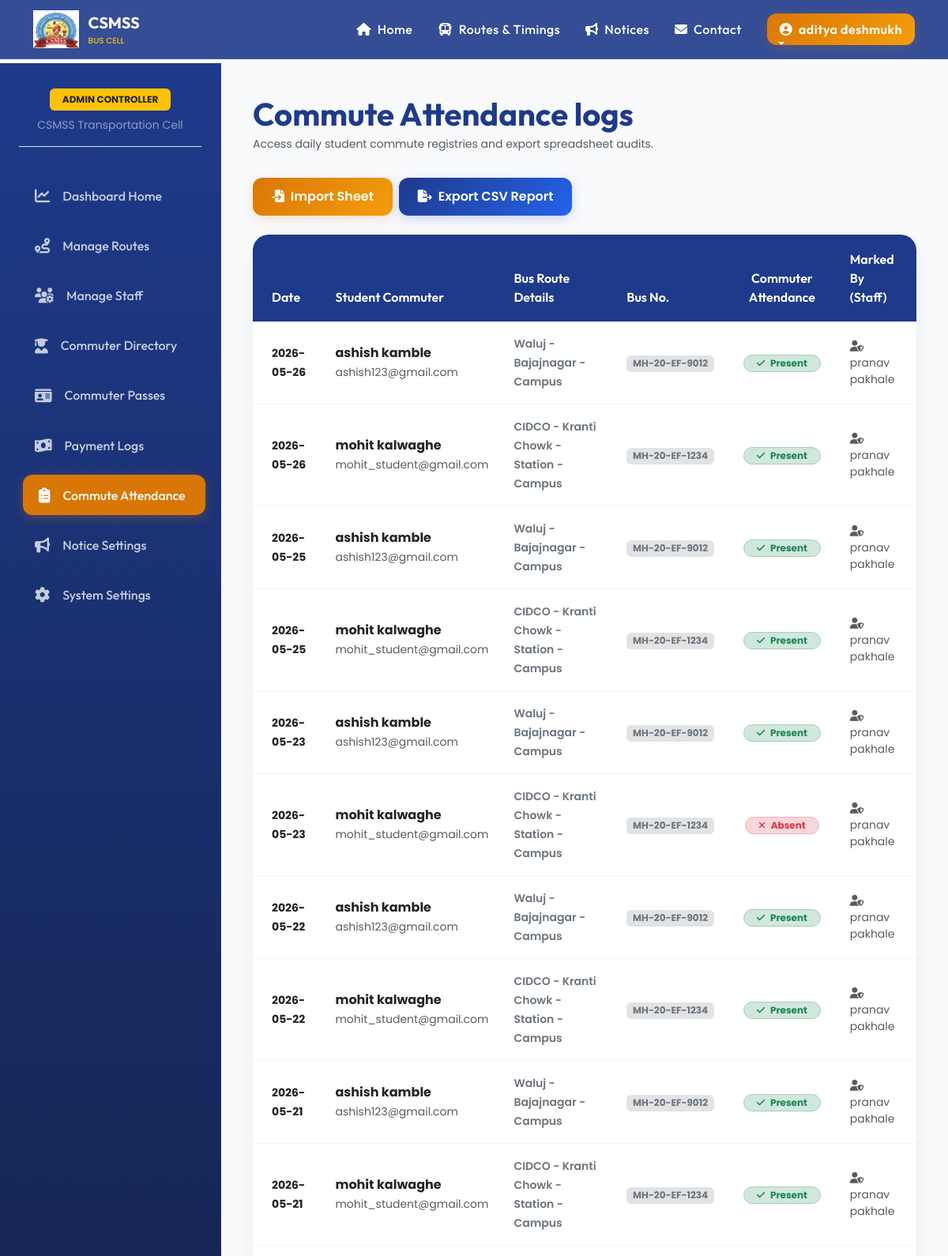
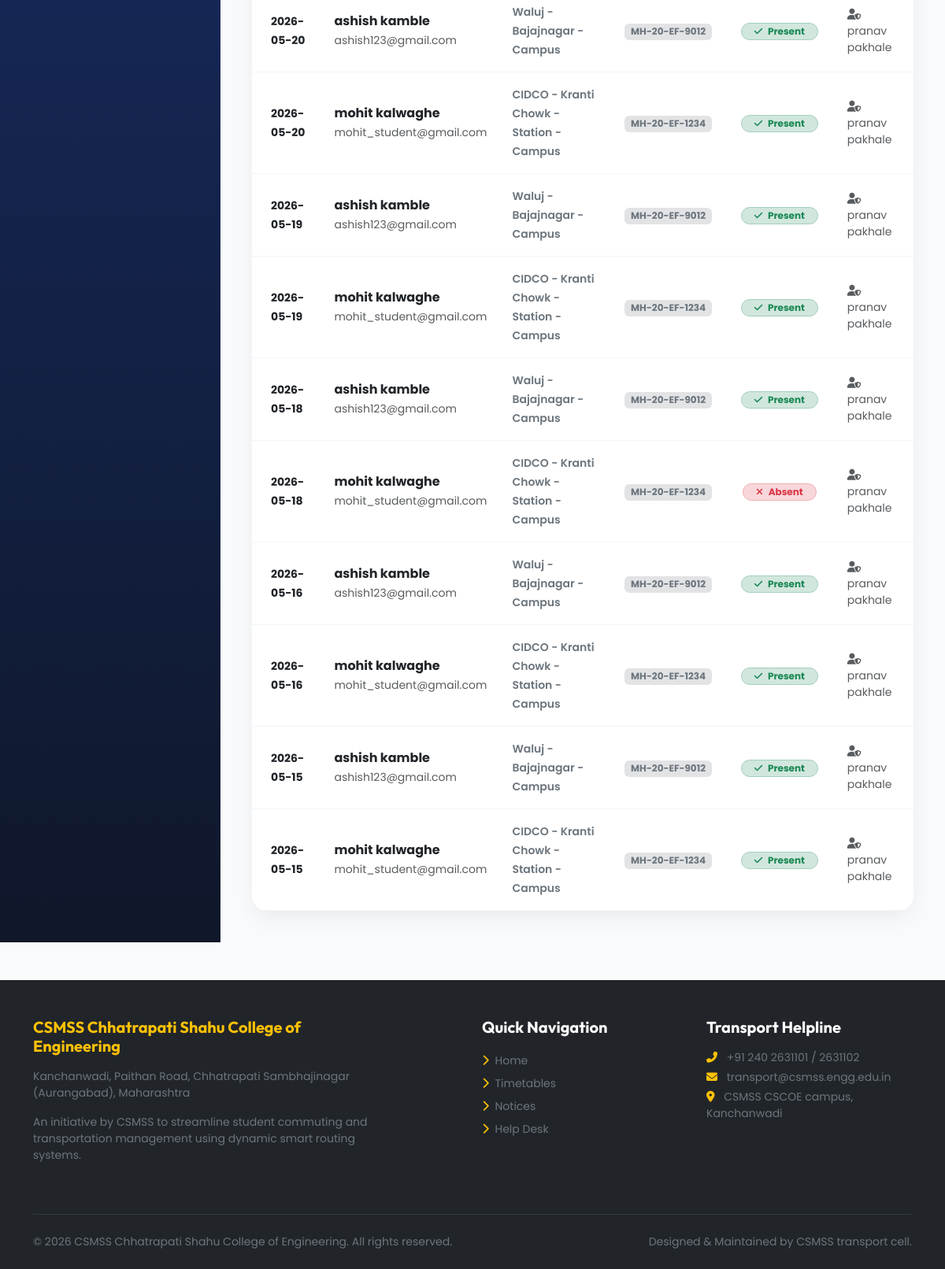
Page /admin/attendance (signed in) on the committed database (2 pictures, top to bottom).
### models.py (models this page shows, shortened)
class User(db.Model, UserMixin):
    id = db.Column(db.Integer, primary_key=True)
    name = db.Column(db.String(100), nullable=False)
    email = db.Column(db.String(120), unique=True, nullable=False)
    password_hash = db.Column(db.String(256), nullable=False)
    role = db.Column(db.String(20), nullable=False)  # 'admin', 'staff', 'student'
    phone = db.Column(db.String(15), nullable=True)
    created_at = db.Column(db.DateTime, default=datetime.utcnow)

class Attendance(db.Model):
    id = db.Column(db.Integer, primary_key=True)
    student_id = db.Column(db.Integer, db.ForeignKey('user.id'), nullable=False)
    route_id = db.Column(db.Integer, db.ForeignKey('bus_route.id'), nullable=False)
    date = db.Column(db.Date, nullable=False)
    status = db.Column(db.String(10), nullable=False)  # 'Present', 'Absent'
    reason = db.Column(db.String(200), nullable=True)  # Optional reason for absence
    marked_by = db.Column(db.Integer, db.ForeignKey('user.id'), nullable=False)
    student = db.relationship('User', foreign_keys=[student_id], backref=db.backref('attendances', lazy=True, cascade="all, delete-orphan"))
    route = db.relationship('BusRoute', backref=db.backref('attendances', lazy=True))
    marker = db.relationship('User', foreign_keys=[marked_by])

class BusRoute(db.Model):
    id = db.Column(db.Integer, primary_key=True)
    route_name = db.Column(db.String(200), nullable=False)  # e.g., 'Chhatrapati Sambhajinagar - Paithan - Kanchanwadi'
    bus_number = db.Column(db.String(50), nullable=False)
    via_points = db.Column(db.String(500), nullable=False)  # e.g., 'CIDCO, Kranti Chowk, Railway Station'
    pickup_time = db.Column(db.String(50), nullable=False)  # e.g., '07:30 AM'
    dropoff_time = db.Column(db.String(50), nullable=False)  # e.g., '05:30 PM'
    status = db.Column(db.String(50), default="On Time")  # 'On Time', 'Delayed', 'Cancelled'
    delay_reason = db.Column(db.String(200), nullable=True)

### app.py (the view)
@app.route('/admin/attendance')
@login_required
@role_required('admin')
def admin_attendance():
    attendances = Attendance.query.order_by(Attendance.date.desc(), Attendance.id.desc()).limit(150).all()
    routes = BusRoute.query.all()
    return render_template('admin/attendance_report.html', attendances=attendances, routes=routes)

### app.py (called while the page is built, shortened)
@login_manager.user_loader
def load_user(user_id):
    return User.query.get(int(user_id))

def role_required(*roles):
    def decorator(f):
        @wraps(f)
        def decorated_function(*args, **kwargs):
            if not current_user.is_authenticated:
                return redirect(url_for('login'))
            return f(*args, **kwargs)
        return decorated_function
    return decorator

@app.context_processor
def inject_branding():
    return {
        'college_name': 'CSMSS Chhatrapati Shahu College of Engineering',
        'college_address': 'Kanchanwadi, Paithan Road, Chhatrapati Sambhajinagar (Aurangabad), Maharashtra',
        'current_year': datetime.now().year
    }

### templates/admin/attendance_report.html (shortened to what this page needs)
{% extends "base.html" %}
{% block content %}
<div class="dashboard-container">
    <div class="sidebar-glass no-print">
        <div class="text-center mb-4 pb-3 border-bottom">
            <span class="badge bg-warning text-dark px-3 py-2 text-uppercase fw-bold">Admin Controller</span>
            <p class="small text-white-50 mt-2 mb-0">CSMSS Transportation Cell</p>
        </div>
        <a href="{{ url_for('admin_dashboard') }}" class="sidebar-link"><i class="fas fa-chart-line"></i> Dashboard Home</a>
        <a href="{{ url_for('admin_routes') }}" class="sidebar-link"><i class="fas fa-route"></i> Manage Routes</a>
        <a href="{{ url_for('admin_staff') }}" class="sidebar-link"><i class="fas fa-users-cog"></i> Manage Staff</a>
        <a href="{{ url_for('admin_students') }}" class="sidebar-link"><i class="fas fa-user-graduate"></i> Commuter Directory</a>
        <a href="{{ url_for('admin_passes') }}" class="sidebar-link"><i class="fas fa-id-card"></i> Commuter Passes</a>
        <a href="{{ url_for('admin_payments') }}" class="sidebar-link"><i class="fas fa-money-bill-wave"></i> Payment Logs</a>
        <a href="{{ url_for('admin_attendance') }}" class="sidebar-link active"><i class="fas fa-clipboard-list"></i> Commute Attendance</a>
        <a href="{{ url_for('admin_notices') }}" class="sidebar-link"><i class="fas fa-bullhorn"></i> Notice Settings</a>
        <a href="{{ url_for('admin_settings') }}" class="sidebar-link"><i class="fas fa-cog"></i> System Settings</a>
    </div>
    <div class="dashboard-content">
        <div class="d-flex flex-wrap justify-content-between align-items-center mb-4 gap-3">
            <div>
                <h1 class="fw-bold mb-1" style="font-family:'Outfit';">Commute Attendance logs</h1>
                <p class="text-muted small">Access daily student commute registries and export spreadsheet audits.</p>
            </div>
            <div class="d-flex gap-2 no-print">
                <a href="{{ url_for('admin_import_attendance') }}" class="btn btn-csmss-secondary"><i class="fas fa-file-import me-1"></i> Import Sheet</a>
                <a href="{{ url_for('admin_export_attendance') }}" class="btn btn-csmss-primary"><i class="fas fa-file-export me-1"></i> Export CSV Report</a>
            </div>
        </div>
        <div class="card card-premium overflow-hidden">
            <div class="table-responsive">
                <table class="table table-hover table-premium mb-0">
                    <thead>
                        <tr>
                            <th class="ps-4">Date</th>
                            <th>Student Commuter</th>
                            <th>Bus Route Details</th>
                            <th>Bus No.</th>
                            <th class="text-center">Commuter Attendance</th>
                            <th>Marked By (Staff)</th>
                        </tr>
                    </thead>
                    <tbody>
                        {% if attendances %}
                            {% for att in attendances %}
                            <tr>
                                <td class="ps-4"><strong class="text-dark small">{{ att.date.strftime('%Y-%m-%d') }}</strong></td>
                                <td>
                                    <strong class="text-dark d-block">{{ att.student.name }}</strong>
                                    <small class="text-muted">{{ att.student.email }}</small>
                                </td>
                                <td><span class="small text-secondary fw-semibold">{{ att.route.route_name }}</span></td>
                                <td><span class="badge bg-secondary-subtle text-secondary">{{ att.route.bus_number }}</span></td>
                                <td class="text-center">
                                    {% if att.status == 'Present' %}
                                        <span class="badge bg-success-subtle text-success border border-success-subtle px-3 py-1" style="border-radius:12px;">
                                            <i class="fas fa-check me-1"></i> Present
                                        </span>
                                    {% else %}
                                        <span class="badge bg-danger-subtle text-danger border border-danger-subtle px-3 py-1" style="border-radius:12px;">
                                            <i class="fas fa-times me-1"></i> Absent
                                        </span>
                                    {% endif %}
                                </td>
                                <td class="small text-muted"><i class="fas fa-user-shield me-1"></i> {{ att.marker.name }}</td>
                            </tr>
                            {% endfor %}
                        {% endif %}
                    </tbody>
                </table>
            </div>
        </div>
    </div>
</div>
{% endblock %}

### templates/base.html (shortened to what this page needs)
<!DOCTYPE html>
<html lang="en">
<head>
    <link href="https://cdnjs.cloudflare.com/ajax/libs/font-awesome/6.4.0/css/all.min.css" rel="stylesheet">
    <link href="https://cdn.jsdelivr.net/npm/bootstrap@5.3.0/dist/css/bootstrap.min.css" rel="stylesheet">
    <link rel="stylesheet" href="{{ url_for('static', filename='css/style.css') }}">
</head>
<body>
    <nav class="navbar navbar-expand-lg navbar-dark navbar-glass fixed-top no-print">
        <div class="container">
            <a class="navbar-brand d-flex align-items-center" href="{{ url_for('home') }}">
                <img src="{{ url_for('static', filename='images/logo.png') }}" alt="CSMSS Logo">
                <div>
                    <span class="d-block fw-bold fs-5 text-white" style="font-family: 'Outfit';">CSMSS</span>
                    <span class="d-block text-warning" style="font-size: 0.65rem; font-weight: 500;">BUS CELL</span>
                </div>
            </a>
            <div class="collapse navbar-collapse" id="mainNavbar">
                <ul class="navbar-nav ms-auto mb-2 mb-lg-0 align-items-center">
                    <li class="nav-item">
                        <a class="nav-link text-white" href="{{ url_for('home') }}"><i class="fas fa-home me-1"></i> Home</a>
                    </li>
                    <li class="nav-item">
                        <a class="nav-link text-white" href="{{ url_for('schedules') }}"><i class="fas fa-bus me-1"></i> Routes & Timings</a>
                    </li>
                    <li class="nav-item">
                        <a class="nav-link text-white" href="{{ url_for('notices_list') }}"><i class="fas fa-bullhorn me-1"></i> Notices</a>
                    </li>
                    <li class="nav-item">
                        <a class="nav-link text-white" href="{{ url_for('contact') }}"><i class="fas fa-envelope me-1"></i> Contact</a>
                    </li>
                    {% if current_user.is_authenticated %}
                        <li class="nav-item dropdown ms-lg-3">
                            <a class="nav-link dropdown-toggle btn btn-csmss-secondary text-white px-3" href="#" id="userDropdown" role="button" data-bs-toggle="dropdown">
                                <i class="fas fa-user-circle me-1"></i> {{ current_user.name }}
                            </a>
                        </li>
                    {% endif %}
                </ul>
            </div>
        </div>
    </nav>
    <div style="margin-top: 80px;">
        {% block content %}{% endblock %}
    </div>
    <footer class="bg-dark text-light pt-5 pb-4 mt-5 no-print" style="border-top: 5px solid var(--secondary-color);">
        <div class="container">
            <div class="row">
                <div class="col-md-5 mb-4">
                    <h5 class="text-warning fw-bold mb-3">{{ college_name }}</h5>
                    <p class="text-secondary small">{{ college_address }}</p>
                    <p class="small text-secondary mt-3">An initiative by CSMSS to streamline student commuting and transportation management using dynamic smart routing systems.</p>
                </div>
                <div class="col-md-3 mb-4 ms-auto">
                    <h5 class="text-white fw-bold mb-3">Quick Navigation</h5>
                    <ul class="list-unstyled">
                        <li><a href="{{ url_for('home') }}" class="text-secondary text-decoration-none small d-block py-1 hover-link"><i class="fas fa-chevron-right me-1 text-warning"></i> Home</a></li>
                        <li><a href="{{ url_for('schedules') }}" class="text-secondary text-decoration-none small d-block py-1 hover-link"><i class="fas fa-chevron-right me-1 text-warning"></i> Timetables</a></li>
                        <li><a href="{{ url_for('notices_list') }}" class="text-secondary text-decoration-none small d-block py-1 hover-link"><i class="fas fa-chevron-right me-1 text-warning"></i> Notices</a></li>
                        <li><a href="{{ url_for('contact') }}" class="text-secondary text-decoration-none small d-block py-1 hover-link"><i class="fas fa-chevron-right me-1 text-warning"></i> Help Desk</a></li>
                    </ul>
                </div>
                <div class="col-md-3 mb-4">
                    <h5 class="text-white fw-bold mb-3">Transport Helpline</h5>
                    <p class="small text-secondary mb-1"><i class="fas fa-phone-alt text-warning me-2"></i> +91 240 2631101 / 2631102</p>
                    <p class="small text-secondary mb-1"><i class="fas fa-envelope text-warning me-2"></i> transport@csmss.engg.edu.in</p>
                    <p class="small text-secondary mb-1"><i class="fas fa-map-marker-alt text-warning me-2"></i> CSMSS CSCOE campus, Kanchanwadi</p>
                </div>
            </div>
            <hr class="border-secondary mt-4 mb-4">
            <div class="row align-items-center">
                <div class="col-md-6">
                    <p class="small text-secondary mb-0">&copy; {{ current_year }} CSMSS Chhatrapati Shahu College of Engineering. All rights reserved.</p>
                </div>
                <div class="col-md-6 text-md-end">
                    <p class="small text-secondary mb-0">Designed & Maintained by CSMSS transport cell.</p>
                </div>
            </div>
        </div>
    </footer>
</body>
</html>

### static/css/style.css (style rules this page uses)
body { font-family: 'Poppins', sans-serif; background-color: #f8fafc; color: #334155; overflow-x: hidden; scroll-behavior: smooth; }
h1, h2, h3, h4, h5, h6 { font-family: 'Outfit', sans-serif; font-weight: 700; color: #1e3a8a; }
.navbar-glass { background: rgba(30, 58, 138, 0.9); backdrop-filter: blur(10px); -webkit-backdrop-filter: blur(10px); border-bottom: 1px solid rgba(255, 255, 255, 0.1); transition: all 0.3s ease; }
.navbar-brand img { height: 48px; margin-right: 12px; }
.nav-link { font-family: 'Outfit', sans-serif; font-weight: 500; letter-spacing: 0.5px; padding: 0.5rem 1rem !important; position: relative; }
.nav-link::after { content: ''; position: absolute; width: 0; height: 2px; bottom: 0; left: 10px; background-color: #d97706; transition: width 0.3s ease; }
.dashboard-container { display: flex; min-height: 92vh; }
.sidebar-glass { width: 280px; background: linear-gradient(180deg, #1e3a8a 0%, #0f172a 100%); color: #ffffff; padding: 2rem 1.5rem; display: flex; flex-direction: column; gap: 0.75rem; border-right: 1px solid rgba(255, 255, 255, 0.05); }
.sidebar-link { display: flex; align-items: center; gap: 1rem; padding: 0.85rem 1.25rem; border-radius: 12px; color: rgba(255, 255, 255, 0.75); text-decoration: none; font-weight: 500; font-family: 'Outfit', sans-serif; transition: all 0.3s cubic-bezier(0.4, 0, 0.2, 1); }
.sidebar-link i { font-size: 1.2rem; }
.sidebar-link:hover, .sidebar-link.active { background: rgba(255, 255, 255, 0.1); color: #ffffff; transform: translateX(5px); }
.sidebar-link.active { background: #d97706; color: #ffffff; box-shadow: 0 4px 15px rgba(217, 119, 6, 0.3); }
.dashboard-content { flex: 1; padding: 2.5rem; background-color: #f8fafc; }
.card-premium { background: #ffffff; border: none; border-radius: 20px; box-shadow: 0 10px 30px -5px rgba(0, 0, 0, 0.08); transition: all 0.4s cubic-bezier(0.16, 1, 0.3, 1); overflow: hidden; }
.btn-csmss-primary { background: linear-gradient(135deg, #1e3a8a 0%, #2563eb 100%); color: #ffffff; border: none; border-radius: 12px; padding: 0.75rem 1.5rem; font-weight: 600; box-shadow: 0 4px 15px rgba(30, 58, 218, 0.2); transition: all 0.3s ease; }
.btn-csmss-secondary { background: linear-gradient(135deg, #d97706 0%, #f59e0b 100%); color: #ffffff; border: none; border-radius: 12px; padding: 0.75rem 1.5rem; font-weight: 600; box-shadow: 0 4px 15px rgba(217, 119, 6, 0.2); transition: all 0.3s ease; }
.table-premium { background: #ffffff; border-radius: 16px; overflow: hidden; box-shadow: 0 10px 30px -5px rgba(0, 0, 0, 0.08); }
.table-premium th { background-color: #1e3a8a; color: #ffffff; font-family: 'Outfit', sans-serif; font-weight: 600; border: none; padding: 1.2rem 1rem; }
.table-premium td { padding: 1rem; vertical-align: middle; border-bottom: 1px solid #f1f5f9; }

### rows in the picture
User: name "aditya deshmukh"
Attendance: date "2026-05-26", student.name "ashish kamble", student.email "ashish123@gmail.com", route.route_name "Waluj - Bajajnagar - Campus", route.bus_number "MH-20-EF-9012", status "Present" (drawn), marker.name "pranav pakhale"
Attendance: date "2026-05-26", student.name "mohit kalwaghe", student.email "mohit_student@gmail.com", route.route_name "CIDCO - Kranti Chowk - Station - Campus", route.bus_number "MH-20-EF-1234", status "Present" (drawn), marker.name "pranav pakhale"
Attendance: date "2026-05-25", student.name "ashish kamble", student.email "ashish123@gmail.com", route.route_name "Waluj - Bajajnagar - Campus", route.bus_number "MH-20-EF-9012", status "Present" (drawn), marker.name "pranav pakhale"
Attendance: date "2026-05-25", student.name "mohit kalwaghe", student.email "mohit_student@gmail.com", route.route_name "CIDCO - Kranti Chowk - Station - Campus", route.bus_number "MH-20-EF-1234", status "Present" (drawn), marker.name "pranav pakhale"
Attendance: date "2026-05-23", student.name "ashish kamble", student.email "ashish123@gmail.com", route.route_name "Waluj - Bajajnagar - Campus", route.bus_number "MH-20-EF-9012", status "Present" (drawn), marker.name "pranav pakhale"
Attendance: date "2026-05-23", student.name "mohit kalwaghe", student.email "mohit_student@gmail.com", route.route_name "CIDCO - Kranti Chowk - Station - Campus", route.bus_number "MH-20-EF-1234", status "Absent" (drawn), marker.name "pranav pakhale"
Attendance: date "2026-05-22", student.name "ashish kamble", student.email "ashish123@gmail.com", route.route_name "Waluj - Bajajnagar - Campus", route.bus_number "MH-20-EF-9012", status "Present" (drawn), marker.name "pranav pakhale"
Attendance: date "2026-05-22", student.name "mohit kalwaghe", student.email "mohit_student@gmail.com", route.route_name "CIDCO - Kranti Chowk - Station - Campus", route.bus_number "MH-20-EF-1234", status "Present" (drawn), marker.name "pranav pakhale"
Attendance: date "2026-05-21", student.name "ashish kamble", student.email "ashish123@gmail.com", route.route_name "Waluj - Bajajnagar - Campus", route.bus_number "MH-20-EF-9012", status "Present" (drawn), marker.name "pranav pakhale"
Attendance: date "2026-05-21", student.name "mohit kalwaghe", student.email "mohit_student@gmail.com", route.route_name "CIDCO - Kranti Chowk - Station - Campus", route.bus_number "MH-20-EF-1234", status "Present" (drawn), marker.name "pranav pakhale"
Attendance: date "2026-05-20", student.name "ashish kamble", student.email "ashish123@gmail.com", route.route_name "Waluj - Bajajnagar - Campus", route.bus_number "MH-20-EF-9012", status "Present" (drawn), marker.name "pranav pakhale"
Attendance: date "2026-05-20", student.name "mohit kalwaghe", student.email "mohit_student@gmail.com", route.route_name "CIDCO - Kranti Chowk - Station - Campus", route.bus_number "MH-20-EF-1234", status "Present" (drawn), marker.name "pranav pakhale"
Attendance: date "2026-05-19", student.name "ashish kamble", student.email "ashish123@gmail.com", route.route_name "Waluj - Bajajnagar - Campus", route.bus_number "MH-20-EF-9012", status "Present" (drawn), marker.name "pranav pakhale"
Attendance: date "2026-05-19", student.name "mohit kalwaghe", student.email "mohit_student@gmail.com", route.route_name "CIDCO - Kranti Chowk - Station - Campus", route.bus_number "MH-20-EF-1234", status "Present" (drawn), marker.name "pranav pakhale"
Attendance: date "2026-05-18", student.name "ashish kamble", student.email "ashish123@gmail.com", route.route_name "Waluj - Bajajnagar - Campus", route.bus_number "MH-20-EF-9012", status "Present" (drawn), marker.name "pranav pakhale"
Attendance: date "2026-05-18", student.name "mohit kalwaghe", student.email "mohit_student@gmail.com", route.route_name "CIDCO - Kranti Chowk - Station - Campus", route.bus_number "MH-20-EF-1234", status "Absent" (drawn), marker.name "pranav pakhale"
Attendance: date "2026-05-16", student.name "ashish kamble", student.email "ashish123@gmail.com", route.route_name "Waluj - Bajajnagar - Campus", route.bus_number "MH-20-EF-9012", status "Present" (drawn), marker.name "pranav pakhale"
Attendance: date "2026-05-16", student.name "mohit kalwaghe", student.email "mohit_student@gmail.com", route.route_name "CIDCO - Kranti Chowk - Station - Campus", route.bus_number "MH-20-EF-1234", status "Present" (drawn), marker.name "pranav pakhale"
Attendance: date "2026-05-15", student.name "ashish kamble", student.email "ashish123@gmail.com", route.route_name "Waluj - Bajajnagar - Campus", route.bus_number "MH-20-EF-9012", status "Present" (drawn), marker.name "pranav pakhale"
Attendance: date "2026-05-15", student.name "mohit kalwaghe", student.email "mohit_student@gmail.com", route.route_name "CIDCO - Kranti Chowk - Station - Campus", route.bus_number "MH-20-EF-1234", status "Present" (drawn), marker.name "pranav pakhale"

### other values in the picture
{{ college_name }} "CSMSS Chhatrapati Shahu College of Engineering"
{{ college_address }} "Kanchanwadi, Paithan Road, Chhatrapati Sambhajinagar (Aurangabad), Maharashtra"
